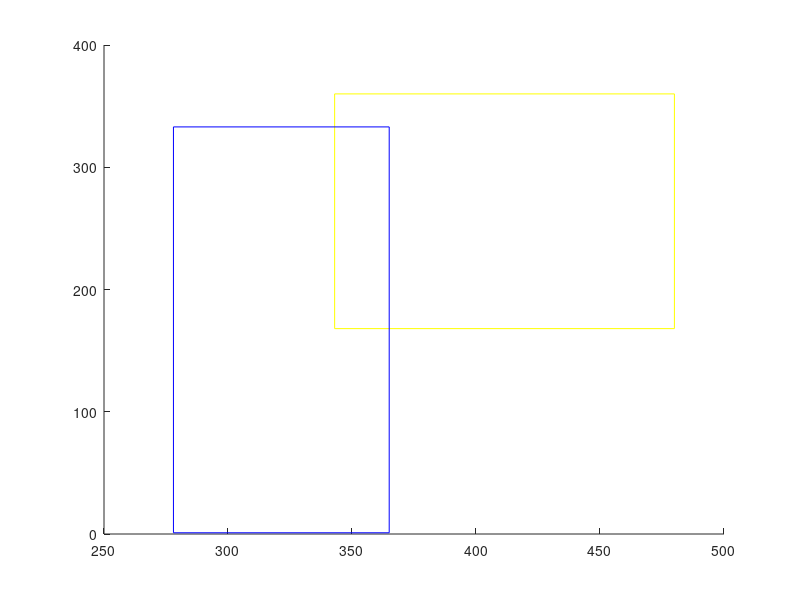

This figure's MATLAB source:
rectangle('Position',[343 168 137 192], 'EdgeColor','y')
rectangle('Position',[278 1 87 332], 'EdgeColor','b')
% rectangle('Position',[19.38 392.94 396.62 247.06], 'EdgeColor','r')
